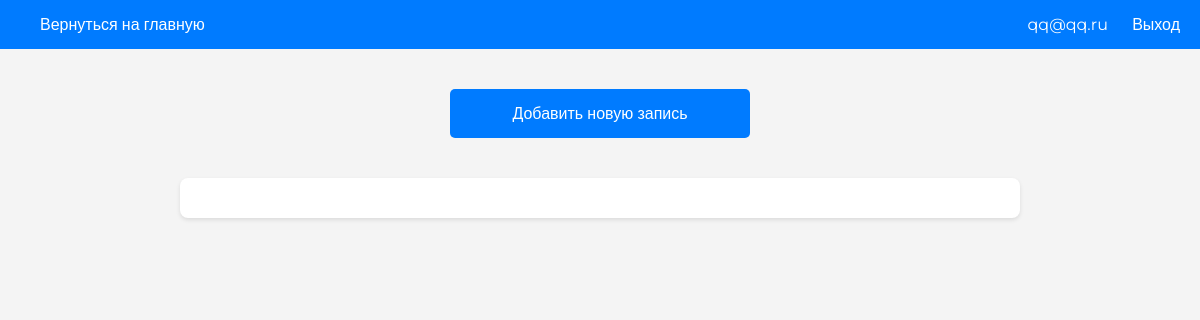
The app's page /theme/1 (signed in), older data.
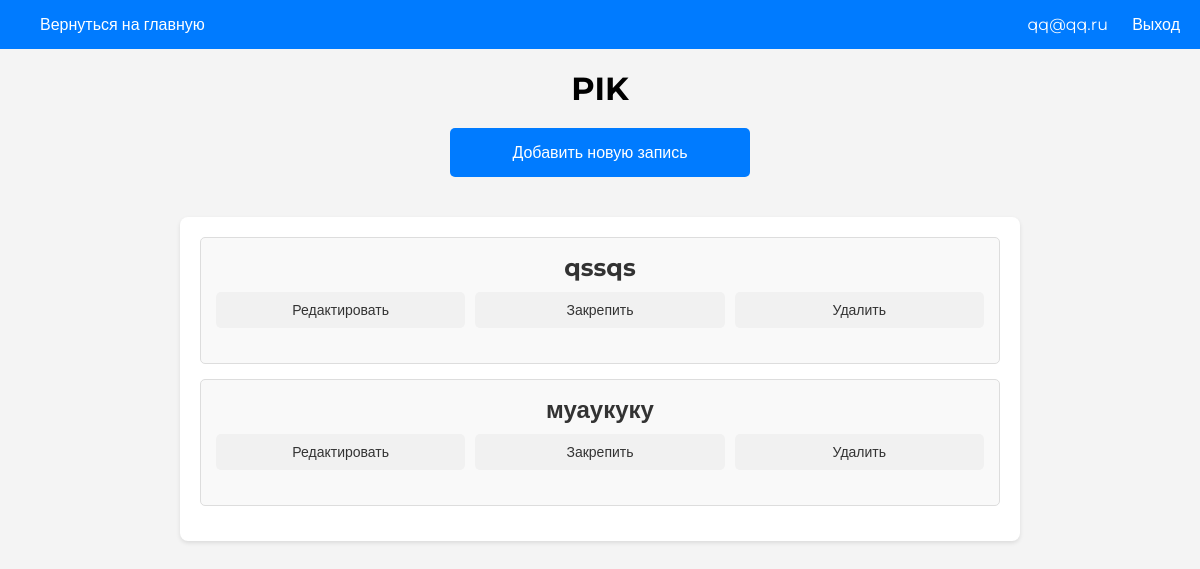
The same page, newer data.
### app/models.py (models this page shows)
class Topic(Base):
    __tablename__ = 'topics'
    id: Mapped[int] = mapped_column(Integer, primary_key=True, index=True)
    name: Mapped[str] = mapped_column(String, index=True, nullable=False)
    user_id: Mapped[int] = mapped_column(Integer, ForeignKey('users.id'), nullable=False)
    user: Mapped[User] = relationship("User", back_populates="topics")
    posts: Mapped[List['Post']] = relationship("Post", back_populates="topic", cascade="all, delete-orphan")

class Post(Base):
    __tablename__ = 'posts'
    id: Mapped[int] = mapped_column(Integer, primary_key=True, index=True)
    topic_id: Mapped[int] = mapped_column(Integer, ForeignKey('topics.id'), nullable=False)
    text: Mapped[str] = mapped_column(String, nullable=False)
    photo: Mapped[Optional[str]] = mapped_column(String, nullable=True)
    created_at: Mapped[DateTime] = mapped_column(DateTime(timezone=True), server_default=func.now())
    pinned: Mapped[bool] = mapped_column(Boolean, default=False)
    topic: Mapped[Topic] = relationship("Topic", back_populates="posts")

### app/routes.py (the view)
@app.route('/theme/<int:topic_id>')
@login_required
def theme(topic_id):
    session = Session()
    topic = session.query(Topic).filter_by(id=topic_id, user_id=current_user.id).first()
    posts = session.query(Post).filter_by(topic_id=topic_id).all()  # Получаем все записи для данной темы
    session.close()
    return render_template('theme.html', topic=topic, posts=posts)  # Передаем записи в шаблон

### app/__init__.py (called while the page is built)
def create_app():
    login_manager.init_app(app)
    @login_manager.user_loader
    def load_user(user_id):
        session = Session()
        return session.query(User).get(int(user_id))
    with app.app_context():
        from . import routes
    return app

### app/templates/theme.html (shortened to what this page needs)
<!DOCTYPE html>
<html lang="ru">
<head>
    <link rel="stylesheet" href="/static/css/styles.css">
    <link rel="stylesheet" href="/static/css/theme.css">
</head>
<body>
    <header>
        <div class="logo"><a href="/home">Вернуться на главную</a></div>
        <nav>
            {{ current_user.email }}
            <a href="/logout">Выход</a>
        </nav>
    </header>
    <main>
        <div class="theme-title">{{ topic.name }}</div>
        <button class="add-post-button" id="addPostButton">Добавить новую запись</button>
        <div class="posts" id="posts">
            {% for post in posts %}
            <div class="post">
                <div class="post-title">{{ post.text }}</div>
                <div class="actions">
                    <button>Редактировать</button>
                    <button>Закрепить</button>
                    <button>Удалить</button>
                </div>
            </div>
            {% endfor %}
        </div>
    </main>
</body>
</html>

Row changes from the older to the newer data that the page shows:
added Topic: name "PIK"
added Post: text "qssqs"
added Post: text "муаукуку"
